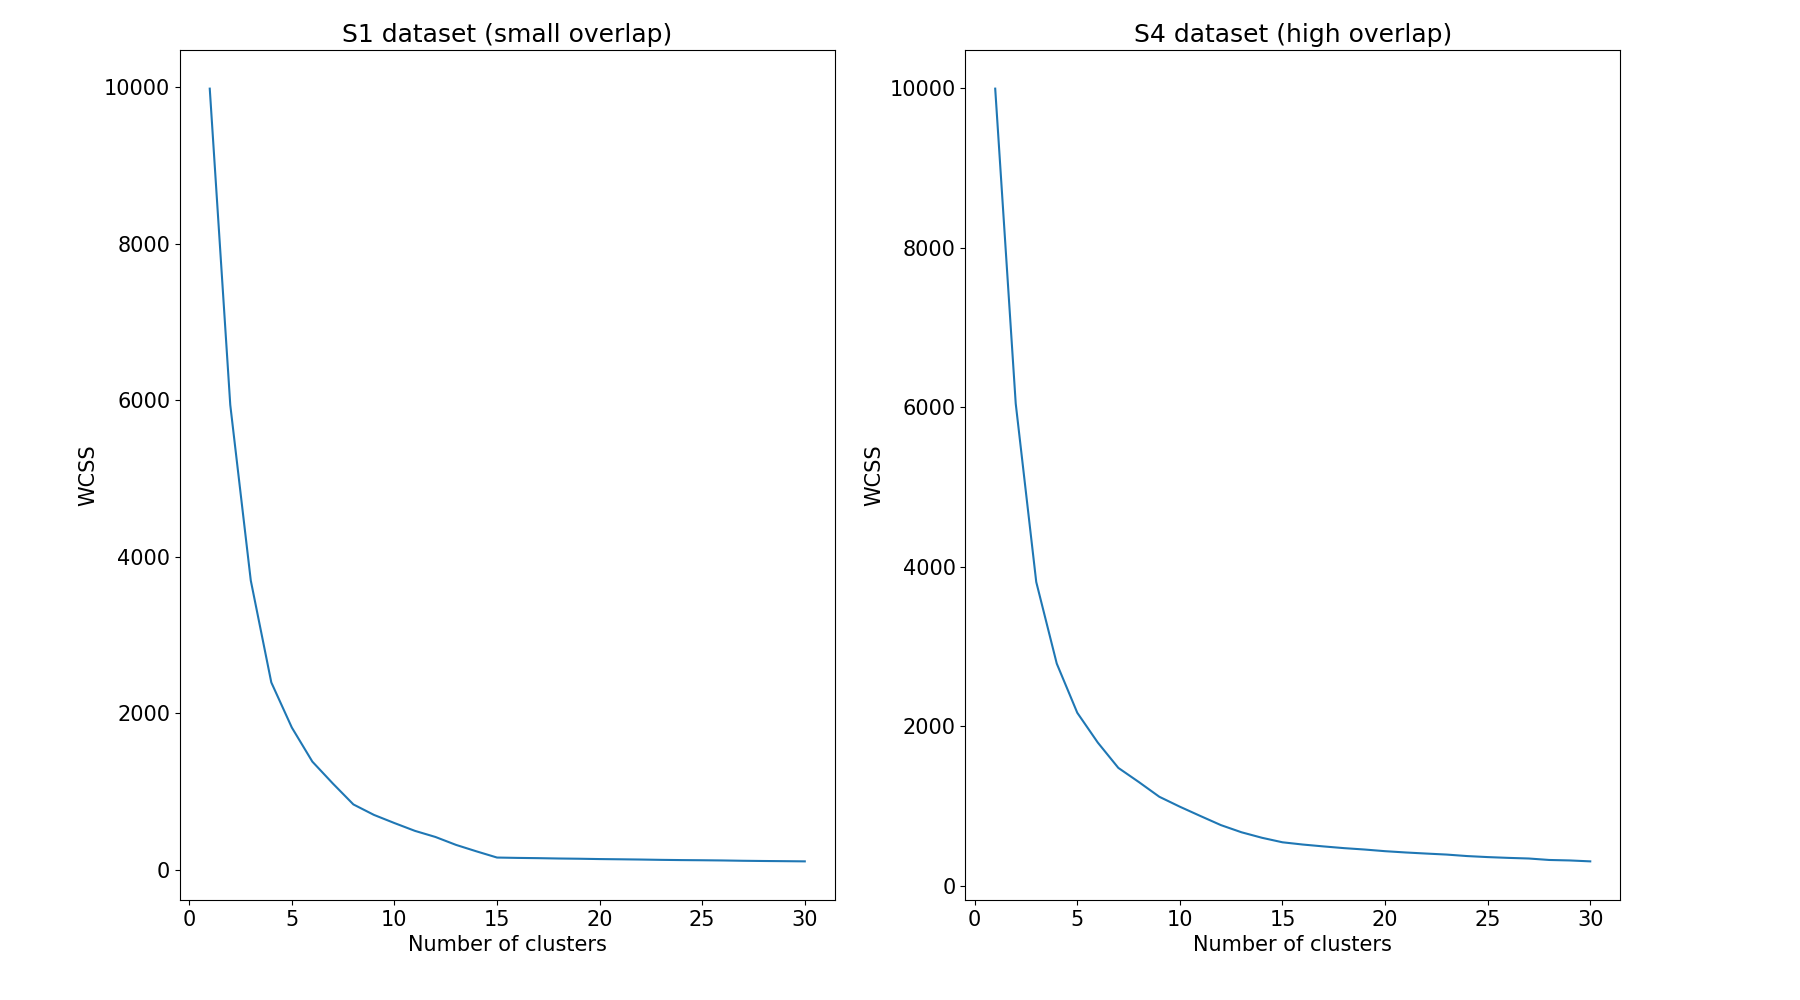

Write Python code to recreate this figure.
import numpy as np
from sklearn.cluster import KMeans
import clustbench
import matplotlib.pyplot as plt


# Load data
data=clustbench.load_dataset('sipu', 's1')
data=data.data

inertia=[]
possible_k=list(range(1, 31))

for i in possible_k:
    model=KMeans(i, init='k-means++').fit(data)
    inertia.append(model.inertia_)

plt.figure(figsize=(18, 10))
plt.subplots_adjust(left=0.1, right=0.9, bottom=0.1, top=0.95, wspace=0.2, hspace=0.07)

plt.subplot(1, 2, 1)
plt.plot(possible_k, inertia)
plt.xticks(fontsize=15)
plt.yticks(fontsize=15)
plt.ylabel('WCSS', fontsize=15)
plt.xlabel('Number of clusters', fontsize=15)
plt.title("S1 dataset (small overlap)", size=18)


# Load data
data=clustbench.load_dataset('sipu', 's4')
data=data.data

inertia=[]

for i in possible_k:
    model=KMeans(i, init='k-means++').fit(data)
    inertia.append(model.inertia_)



plt.subplot(1, 2, 2)

plt.plot(possible_k, inertia)
plt.xticks(fontsize=15)
plt.yticks(fontsize=15)
plt.ylabel('WCSS', fontsize=15)
plt.xlabel('Number of clusters', fontsize=15)
plt.title("S4 dataset (high overlap)", size=18)


plt.savefig('elbow_plot.pdf')